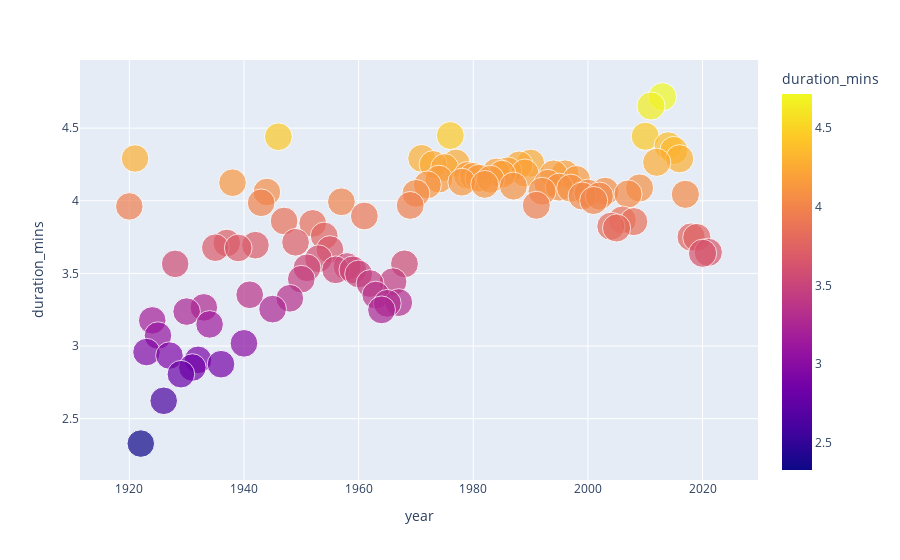

This figure's notebook cell:
### Markdown cell above
Since the song duration data is in milliseconds, we will convert it in minutes first.

### Code cell
df_1 = df.groupby('year')['duration_mins'].mean().sort_values(ascending=[False]).reset_index()
df_1.head()

fig2 = px.scatter(df_1, x="year", y="duration_mins", color="duration_mins", size='year')
fig2.show()
